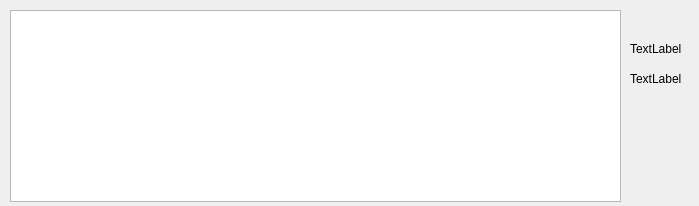
<?xml version="1.0" encoding="UTF-8"?>
<ui version="4.0">
 <class>MonitForm</class>
 <widget class="QWidget" name="MonitForm">
  <property name="geometry">
   <rect>
    <x>0</x>
    <y>0</y>
    <width>699</width>
    <height>206</height>
   </rect>
  </property>
  <property name="windowTitle">
   <string>Form</string>
  </property>
  <widget class="QLabel" name="lblBpm">
   <property name="geometry">
    <rect>
     <x>630</x>
     <y>40</y>
     <width>66</width>
     <height>17</height>
    </rect>
   </property>
   <property name="text">
    <string>TextLabel</string>
   </property>
  </widget>
  <widget class="QLabel" name="lblSpo">
   <property name="geometry">
    <rect>
     <x>630</x>
     <y>70</y>
     <width>66</width>
     <height>17</height>
    </rect>
   </property>
   <property name="text">
    <string>TextLabel</string>
   </property>
  </widget>
  <widget class="PlotWidget" name="graphicsView">
   <property name="geometry">
    <rect>
     <x>10</x>
     <y>10</y>
     <width>611</width>
     <height>192</height>
    </rect>
   </property>
  </widget>
 </widget>
 <customwidgets>
  <customwidget>
   <class>PlotWidget</class>
   <extends>QGraphicsView</extends>
   <header>pyqtgraph</header>
  </customwidget>
 </customwidgets>
 <resources/>
 <connections/>
</ui>
